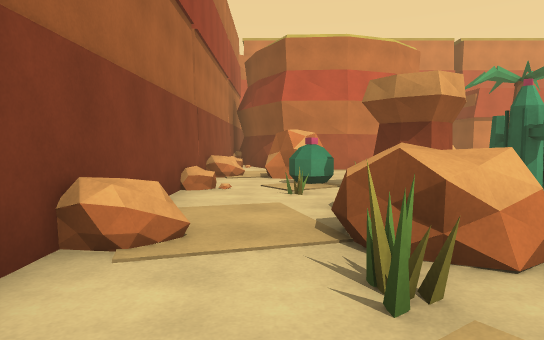
[1] (above)

19 first-person views from a walk through a scene from a Unity 3-D project. The camera is 1.3 m above the floor, tilts 4° down and sees 75° across. The floor is counted in squares, 2 m on a side. Each view is taken from the middle of a square. On the plan, view 1 faces up. The plan holds only what a view shows up to about 10 squares ahead; the rest is blank. The place goes on beyond the plan. Some surface patterns are stand-ins.

[2]
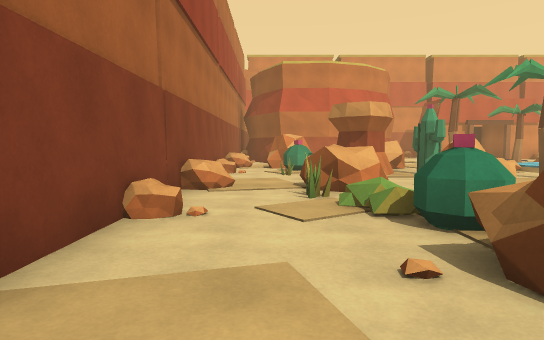

[3]
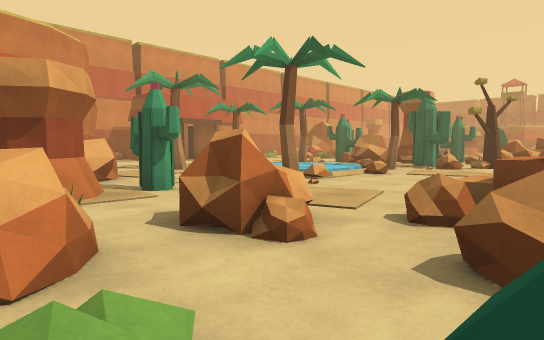

[4]
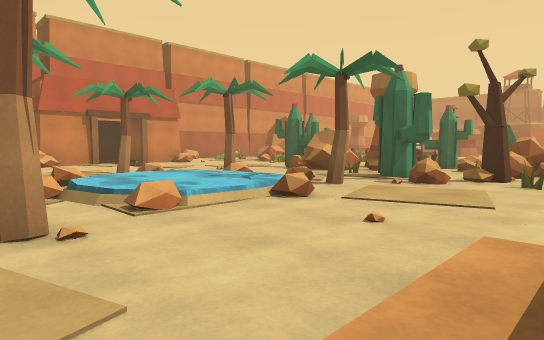

[5]
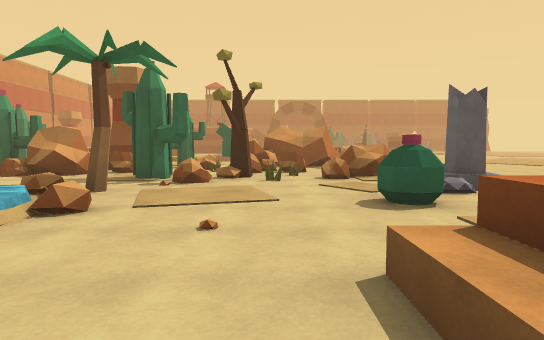

[6]
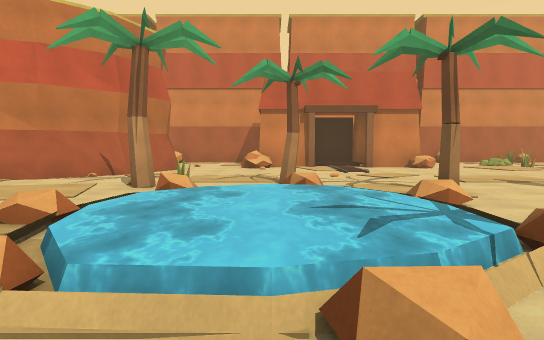

[7]
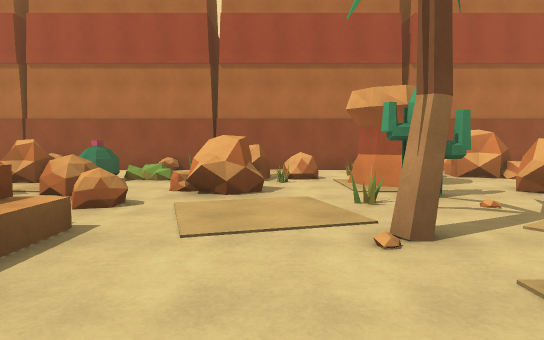

[8]
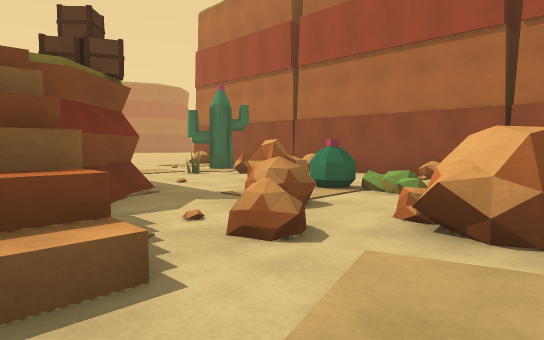

[9]
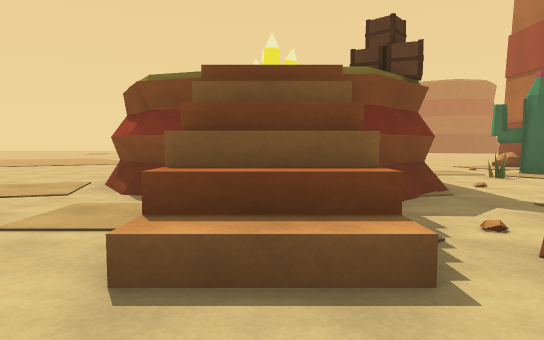

[10]
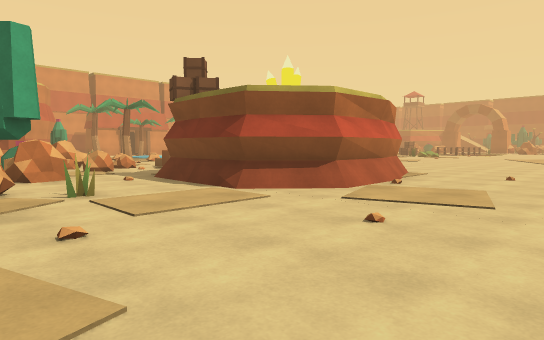

[11]
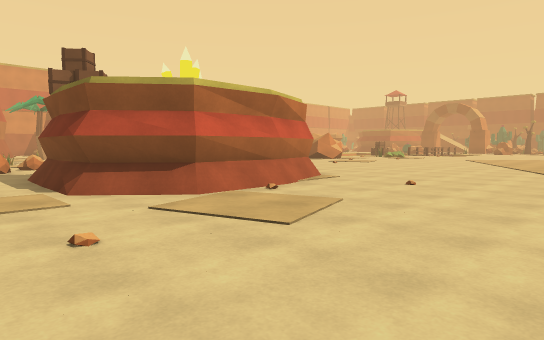

[12]
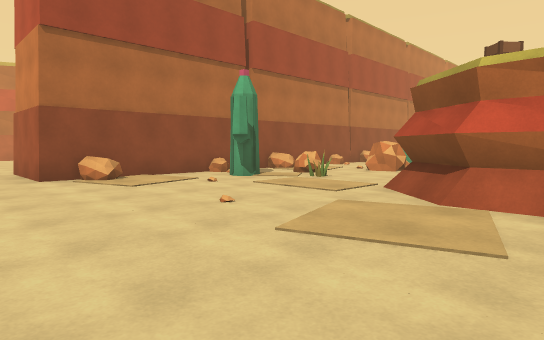

[13]
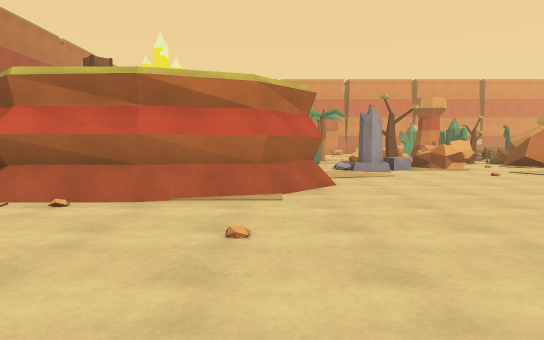

[14]
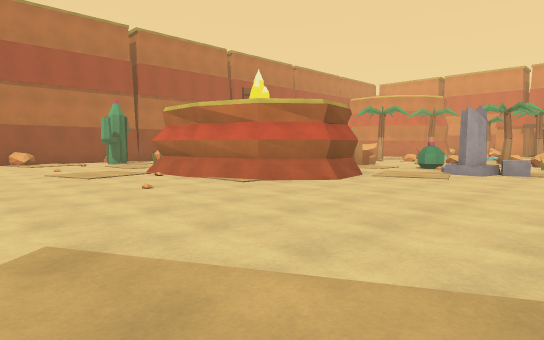

[15]
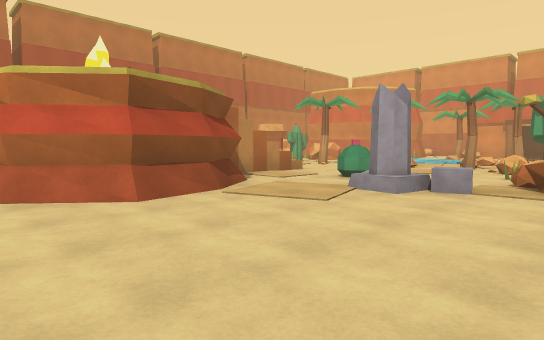

[16]
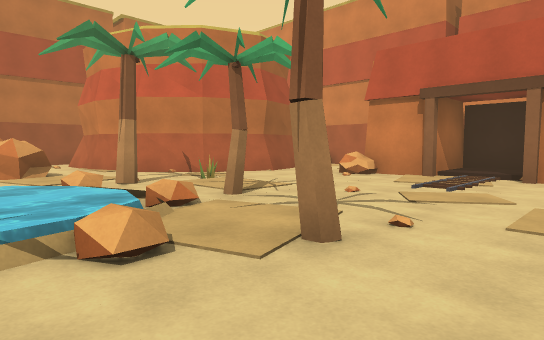

[17]
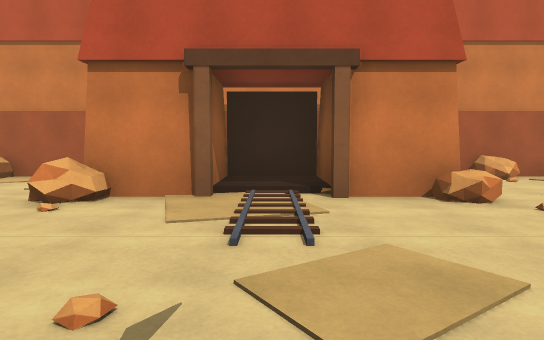

[18]
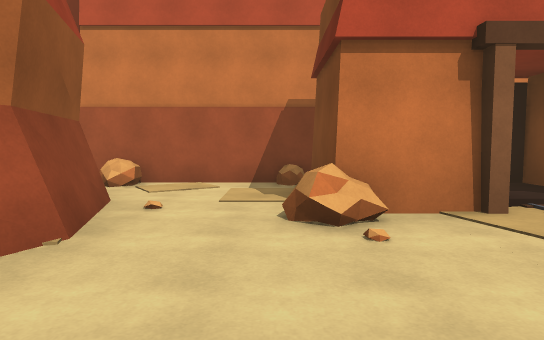

[19]
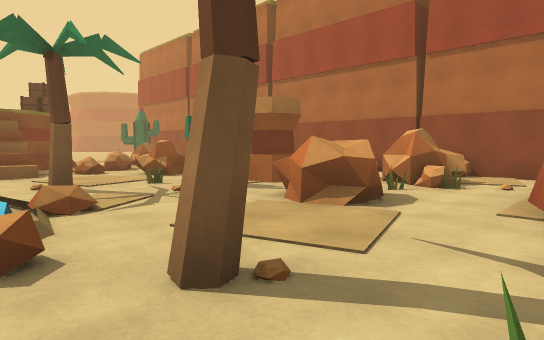

### Floor plan
Key: @ floor where view 1 was taken; # wall or solid block; . main floor; : floor 0.25 m higher than the main floor; + floor 0.5 m higher than the main floor; / step, stairs or slope; = window, fence, low wall or low ledge; ≈ water the walk keeps out of; ^ raised ledge; v drop or lower ground; O other object.
Columns run from 3 left of view 1 to 13 right of it. Each row starts with its distance up from view 1.
 17        ####
 16        #..#####
 15         ...####
 14         #..##:##.
 13         #.=#...#.
 12        ##........
 11        #.........
 10  #######.=.......
  9  #.........#.....
  8  #.OO.O...=..#..O
  7  ##OO=OO.#≈≈≈:.OO
  6   ###....+≈≈≈...O
  5  ##=##O..#≈≈≈#.O
  4  #..O##:#...#..O
  3  #..OOO.......OOO
  2  ##.OOO........#.
  1  #..=..O//.....OO
  0  ##@.#O./ ..#..OO
 -1  #..OO..v ....^..
 -2  #.....##  #.....
 -3  ##.O..#=# ##....
 -4  #..#..#=####....
 -5  ##O...#####.....
 -6  #......###......
 -7  #...............
 -8 ###..............
 -9 .................
-10      ..... ......

Where each view was taken, in squares from view 1:
view 1: 0 up, 0 right, facing up
view 2: 3 down, 0 right, facing up
view 3: 0 up, 1 right, facing up-right
view 4: 1 up, 5 right, facing up-right
view 5: 2 up, 5 right, facing right
view 6: 3 up, 8 right, facing up
view 7: 3 up, 8 right, facing left
view 8: 3 up, 6 right, facing down-left
view 9: 3 up, 6 right, facing down
view 10: 9 down, 0 right, facing up-right
view 11: 10 down, 2 right, facing up-right
view 12: 10 down, 6 right, facing up-left
view 13: 10 down, 8 right, facing up
view 14: 10 down, 13 right, facing up-left
view 15: 6 down, 13 right, facing up-left
view 16: 6 up, 12 right, facing up-left
view 17: 9 up, 10 right, facing up
view 18: 10 up, 7 right, facing up
view 19: 10 up, 7 right, facing down-left
